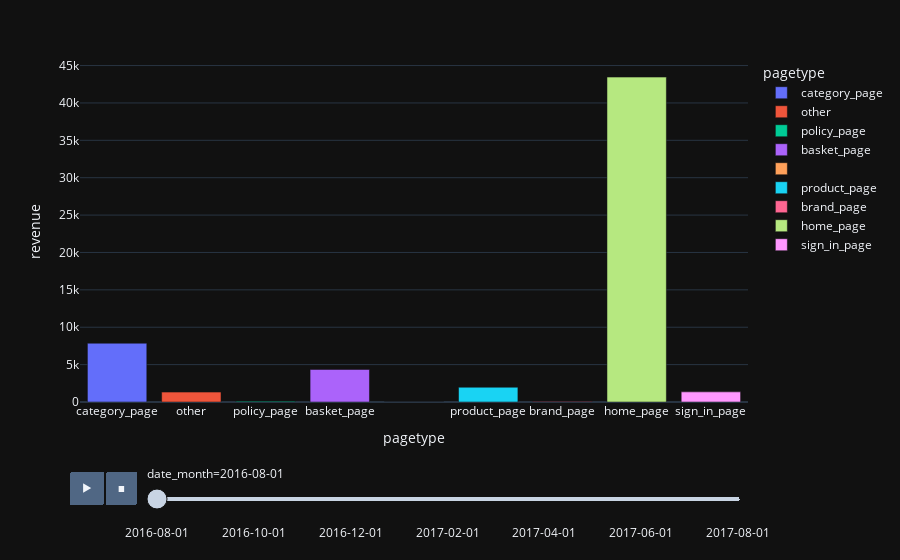

Write notebook code for a chart like this one.
### Code cell
from src.trend_data.animate import get_trend_bar_animation
get_trend_bar_animation(clickstream_2016_pagetypes, x_axis="pagetype", y_axis="revenue", date_to_animate="date_month", animation_group="pagetype", color="pagetype")

### Figure 1 — Plotly figure (JSON) as saved in the notebook; plotly's stock layout.template omitted (floating-point values rounded to 4 significant figures)
{"data": [{"alignmentgroup": "True", "hovertemplate": "pagetype=%{x}<br>date_month=2016-08-01<br>revenue=%{y}<extra></extra>", "ids": ["category_page"], "legendgroup": "category_page", "marker": {"color": "#636efa", "pattern": {"shape": ""}}, "name": "category_page", "offsetgroup": "category_page", "orientation": "v", "showlegend": true, "textposition": "auto", "type": "bar", "x": ["category_page"], "xaxis": "x", "y": [7863.0], "yaxis": "y"}, {"alignmentgroup": "True", "hovertemplate": "pagetype=%{x}<br>date_month=2016-08-01<br>revenue=%{y}<extra></extra>", "ids": ["other"], "legendgroup": "other", "marker": {"color": "#EF553B", "pattern": {"shape": ""}}, "name": "other", "offsetgroup": "other", "orientation": "v", "showlegend": true, "textposition": "auto", "type": "bar", "x": ["other"], "xaxis": "x", "y": [1322.0], "yaxis": "y"}, {"alignmentgroup": "True", "hovertemplate": "pagetype=%{x}<br>date_month=2016-08-01<br>revenue=%{y}<extra></extra>", "ids": ["policy_page"], "legendgroup": "policy_page", "marker": {"color": "#00cc96", "pattern": {"shape": ""}}, "name": "policy_page", "offsetgroup": "policy_page", "orientation": "v", "showlegend": true, "textposition": "auto", "type": "bar", "x": ["policy_page"], "xaxis": "x", "y": [100.6], "yaxis": "y"}, {"alignmentgroup": "True", "hovertemplate": "pagetype=%{x}<br>date_month=2016-08-01<br>revenue=%{y}<extra></extra>", "ids": ["basket_page"], "legendgroup": "basket_page", "marker": {"color": "#ab63fa", "pattern": {"shape": ""}}, "name": "basket_page", "offsetgroup": "basket_page", "orientation": "v", "showlegend": true, "textposition": "auto", "type": "bar", "x": ["basket_page"], "xaxis": "x", "y": [4349.0], "yaxis": "y"}, {"alignmentgroup": "True", "hovertemplate": "pagetype=%{x}<br>date_month=2016-08-01<br>revenue=%{y}<extra></extra>", "ids": [" "], "legendgroup": " ", "marker": {"color": "#FFA15A", "pattern": {"shape": ""}}, "name": " ", "offsetgroup": " ", "orientation": "v", "showlegend": true, "textposition": "auto", "type": "bar", "x": [" "], "xaxis": "x", "y": [0], "yaxis": "y"}, {"alignmentgroup": "True", "hovertemplate": "pagetype=%{x}<br>date_month=2016-08-01<br>revenue=%{y}<extra></extra>", "ids": ["product_page"], "legendgroup": "product_page", "marker": {"color": "#19d3f3", "pattern": {"shape": ""}}, "name": "product_page", "offsetgroup": "product_page", "orientation": "v", "showlegend": true, "textposition": "auto", "type": "bar", "x": ["product_page"], "xaxis": "x", "y": [1973.0], "yaxis": "y"}, {"alignmentgroup": "True", "hovertemplate": "pagetype=%{x}<br>date_month=2016-08-01<br>revenue=%{y}<extra></extra>", "ids": ["brand_page"], "legendgroup": "brand_page", "marker": {"color": "#FF6692", "pattern": {"shape": ""}}, "name": "brand_page", "offsetgroup": "brand_page", "orientation": "v", "showlegend": true, "textposition": "auto", "type": "bar", "x": ["brand_page"], "xaxis": "x", "y": [57.96], "yaxis": "y"}, {"alignmentgroup": "True", "hovertemplate": "pagetype=%{x}<br>date_month=2016-08-01<br>revenue=%{y}<extra></extra>", "ids": ["home_page"], "legendgroup": "home_page", "marker": {"color": "#B6E880", "pattern": {"shape": ""}}, "name": "home_page", "offsetgroup": "home_page", "orientation": "v", "showlegend": true, "textposition": "auto", "type": "bar", "x": ["home_page"], "xaxis": "x", "y": [43460.0], "yaxis": "y"}, {"alignmentgroup": "True", "hovertemplate": "pagetype=%{x}<br>date_month=2016-08-01<br>revenue=%{y}<extra></extra>", "ids": ["sign_in_page"], "legendgroup": "sign_in_page", "marker": {"color": "#FF97FF", "pattern": {"shape": ""}}, "name": "sign_in_page", "offsetgroup": "sign_in_page", "orientation": "v", "showlegend": true, "textposition": "auto", "type": "bar", "x": ["sign_in_page"], "xaxis": "x", "y": [1356.0], "yaxis": "y"}], "layout": {"barmode": "relative", "legend": {"title": {"text": "pagetype"}, "tracegroupgap": 0}, "margin": {"t": 60}, "sliders": [{"active": 0, "currentvalue": {"prefix": "date_month="}, "len": 0.9, "pad": {"b": 10, "t": 60}, "steps": [{"args": [["2016-08-01"], {"frame": {"duration": 0, "redraw": true}, "fromcurrent": true, "mode": "immediate", "transition": {"duration": 0, "easing": "linear"}}], "label": "2016-08-01", "method": "animate"}, {"args": [["2016-09-01"], {"frame": {"duration": 0, "redraw": true}, "fromcurrent": true, "mode": "immediate", "transition": {"duration": 0, "easing": "linear"}}], "label": "2016-09-01", "method": "animate"}, {"args": [["2016-10-01"], {"frame": {"duration": 0, "redraw": true}, "fromcurrent": true, "mode": "immediate", "transition": {"duration": 0, "easing": "linear"}}], "label": "2016-10-01", "method": "animate"}, {"args": [["2016-11-01"], {"frame": {"duration": 0, "redraw": true}, "fromcurrent": true, "mode": "immediate", "transition": {"duration": 0, "easing": "linear"}}], "label": "2016-11-01", "method": "animate"}, {"args": [["2016-12-01"], {"frame": {"duration": 0, "redraw": true}, "fromcurrent": true, "mode": "immediate", "transition": {"duration": 0, "easing": "linear"}}], "label": "2016-12-01", "method": "animate"}, {"args": [["2017-01-01"], {"frame": {"duration": 0, "redraw": true}, "fromcurrent": true, "mode": "immediate", "transition": {"duration": 0, "easing": "linear"}}], "label": "2017-01-01", "method": "animate"}, {"args": [["2017-02-01"], {"frame": {"duration": 0, "redraw": true}, "fromcurrent": true, "mode": "immediate", "transition": {"duration": 0, "easing": "linear"}}], "label": "2017-02-01", "method": "animate"}, {"args": [["2017-03-01"], {"frame": {"duration": 0, "redraw": true}, "fromcurrent": true, "mode": "immediate", "transition": {"duration": 0, "easing": "linear"}}], "label": "2017-03-01", "method": "animate"}, {"args": [["2017-04-01"], {"frame": {"duration": 0, "redraw": true}, "fromcurrent": true, "mode": "immediate", "transition": {"duration": 0, "easing": "linear"}}], "label": "2017-04-01", "method": "animate"}, {"args": [["2017-05-01"], {"frame": {"duration": 0, "redraw": true}, "fromcurrent": true, "mode": "immediate", "transition": {"duration": 0, "easing": "linear"}}], "label": "2017-05-01", "method": "animate"}, {"args": [["2017-06-01"], {"frame": {"duration": 0, "redraw": true}, "fromcurrent": true, "mode": "immediate", "transition": {"duration": 0, "easing": "linear"}}], "label": "2017-06-01", "method": "animate"}, {"args": [["2017-07-01"], {"frame": {"duration": 0, "redraw": true}, "fromcurrent": true, "mode": "immediate", "transition": {"duration": 0, "easing": "linear"}}], "label": "2017-07-01", "method": "animate"}, {"args": [["2017-08-01"], {"frame": {"duration": 0, "redraw": true}, "fromcurrent": true, "mode": "immediate", "transition": {"duration": 0, "easing": "linear"}}], "label": "2017-08-01", "method": "animate"}], "x": 0.1, "xanchor": "left", "y": 0, "yanchor": "top"}], "updatemenus": [{"buttons": [{"args": [null, {"frame": {"duration": 500, "redraw": true}, "fromcurrent": true, "mode": "immediate", "transition": {"duration": 500, "easing": "linear"}}], "label": "&#9654;", "method": "animate"}, {"args": [[null], {"frame": {"duration": 0, "redraw": true}, "fromcurrent": true, "mode": "immediate", "transition": {"duration": 0, "easing": "linear"}}], "label": "&#9724;", "method": "animate"}], "direction": "left", "pad": {"r": 10, "t": 70}, "showactive": false, "type": "buttons", "x": 0.1, "xanchor": "right", "y": 0, "yanchor": "top"}], "xaxis": {"anchor": "y", "categoryarray": ["category_page", "other", "policy_page", "basket_page", " ", "product_page", "brand_page", "home_page", "sign_in_page"], "categoryorder": "array", "domain": [0, 1], "title": {"text": "pagetype"}}, "yaxis": {"anchor": "x", "domain": [0, 1], "title": {"text": "revenue"}}}}
